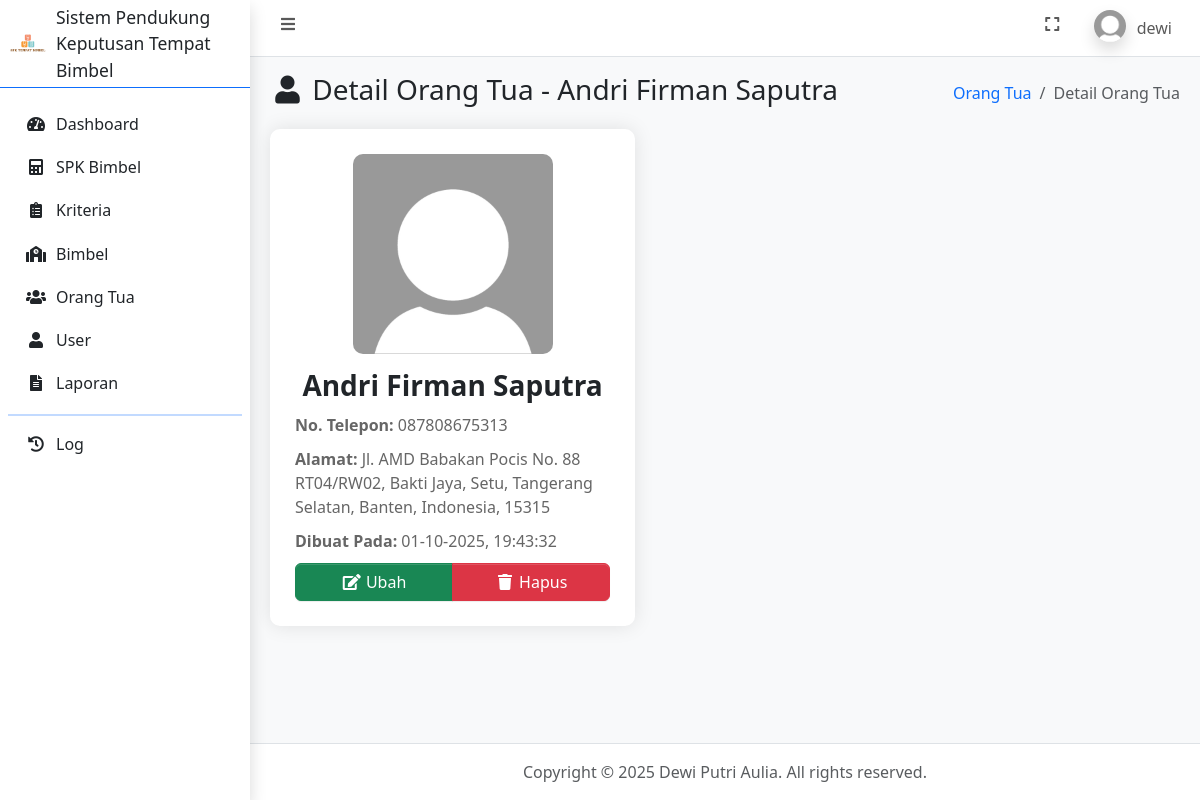
Before: /detail_orangtua.php?id_orangtua=5 (signed in) with the older database file.
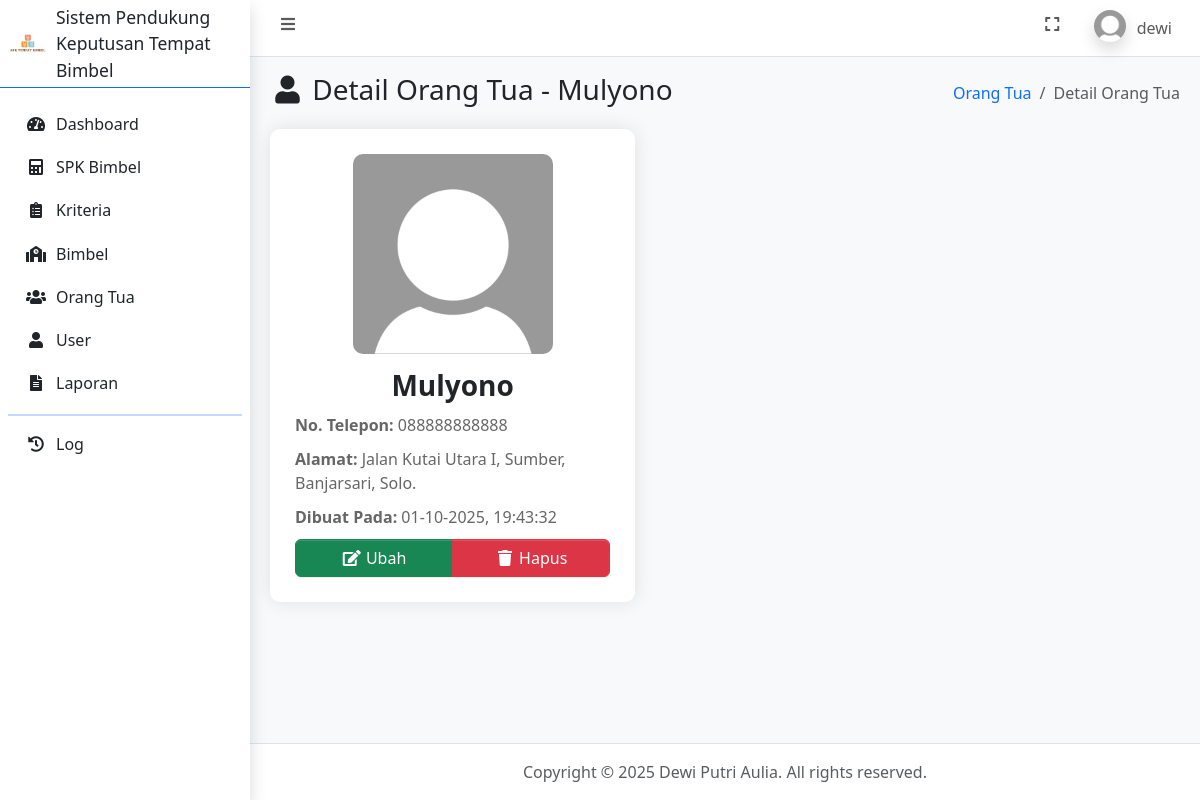
After: the same page with the newer database file.
### tables this page shows
CREATE TABLE `orangtua` (
  `id_orangtua` int(11) NOT NULL,
  `no_hp_orangtua` varchar(20) NOT NULL,
  `alamat_orangtua` text NOT NULL,
  `id_user` int(11) NOT NULL,
  `dibuat_pada` datetime NOT NULL DEFAULT current_timestamp()
);

CREATE TABLE `user` (
  `id_user` int(11) NOT NULL,
  `username` varchar(100) NOT NULL,
  `password` varchar(255) NOT NULL,
  `jabatan` enum('admin','orangtua') NOT NULL,
  `nama` varchar(100) NOT NULL,
  `foto` text NOT NULL,
  `dibuat_pada` timestamp NOT NULL DEFAULT current_timestamp()
);

### detail_orangtua.php (the view, shortened to what this page needs)
<?php
    require_once 'connection.php';
    $id_orangtua = $_GET['id_orangtua'];
    $data_orangtua = mysqli_fetch_assoc(mysqli_query($conn, "SELECT * FROM orangtua INNER JOIN user ON orangtua.id_user = user.id_user WHERE id_orangtua = '$id_orangtua'"));
?>
<!DOCTYPE html>
<html lang="en">
<head>
    <?php include_once 'include/head.php'; ?>
</head>
<body class="layout-fixed sidebar-expand-lg bg-body-tertiary">
    <div class="app-wrapper">
        <?php include_once 'include/navbar.php'; ?>
        <?php include_once 'include/sidebar.php'; ?>
        <main class="app-main">
            <div class="app-content-header">
                <div class="container-fluid">
                    <div class="row">
                        <div class="col-sm-8">
                            <h3 class="mb-0"><i class="nav-icon fas fa-fw fa-user"></i> Detail Orang Tua - <?= $data_orangtua['nama']; ?></h3>
                        </div>
                        <div class="col-sm-4">
                            <ol class="breadcrumb float-sm-end">
                                <li class="breadcrumb-item"><a href="orangtua.php">Orang Tua</a></li>
                                <li class="breadcrumb-item active" aria-current="page">
                                    Detail Orang Tua
                                </li>
                            </ol>
                        </div>
                    </div>
                </div>
            </div>
            <div class="app-content">
                <div class="container-fluid">
                    <div class="row">
                        <div class="col-5">
                            <div class="profile-card mb-3">
                                <div class="text-center">
                                    <img src="assets/img/profiles/<?= $data_orangtua['foto']; ?>" alt="<?= $data_orangtua['foto']; ?>">
                                </div>
                                <h3 class="text-center"><?= $data_orangtua['nama']; ?></h3>
                                <p><strong>No. Telepon: </strong><?= $data_orangtua['no_hp_orangtua']; ?></p>
                                <p><strong>Alamat: </strong><?= $data_orangtua['alamat_orangtua']; ?></p>
                                <p><strong>Dibuat Pada: </strong><?= date('d-m-Y, H:i:s', strtotime($data_orangtua['dibuat_pada']));; ?></p>
                                <div class="btn-group" role="group">
                                    <a href="ubah_orangtua.php?id_orangtua=<?= $data_orangtua['id_orangtua']; ?>" class="btn btn-success"><i class="fas fa-fw fa-edit"></i> Ubah</a>
                                    <a href="hapus_orangtua.php?id_orangtua=<?= $data_orangtua['id_orangtua']; ?>" data-nama="<?= $data_orangtua['nama']; ?>" class="btn btn-danger btn-delete"><i class="fas fa-fw fa-trash"></i> Hapus</a>
                                </div>
                            </div>
                        </div>
                    </div>
                </div>
            </div>
        </main>
        <?php include_once 'include/footer.php'; ?>
    </div>
</body>
</html>

Changed rows visible on the page:
changed orangtua: id_user.nama "Andri Firman Saputra" → "Mulyono"; no_hp_orangtua "087808675313" → "088888888888"; alamat_orangtua "Jl. AMD Babakan Pocis No. 88 RT04/RW02, Bakti Jaya, Setu, Tangerang Selatan, Banten, Indonesia, 15315" → "Jalan Kutai Utara I, Sumber, Banjarsari, Solo."
